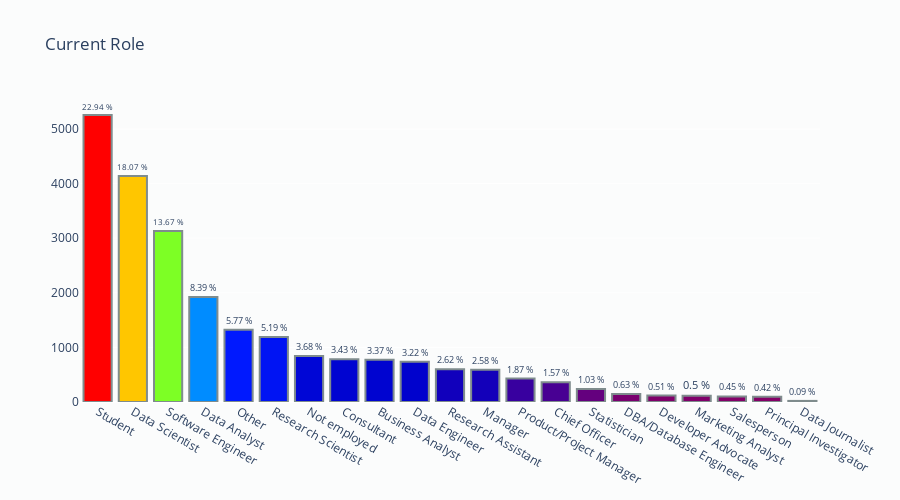

The cell this chart's notebook holds for it:
### Code cell
print(df2018['Q6'][0])
title = 'Current Role'
Horizontal_bar_plot(df, column = 'Q6', title=title, colorscale = 'Rainbow')

### Figure 1 — Plotly figure (JSON) as saved in the notebook; plotly's stock layout.template omitted (floating-point values rounded to 4 significant figures)
{"data": [{"marker": {"color": [5253, 4137, 3130, 1922, 1322, 1189, 842, 785, 772, 737, 600, 590, 428, 360, 237, 145, 117, 115, 102, 97, 20], "colorscale": [[0, "rgb(150,0,90)"], [0.125, "rgb(0,0,200)"], [0.25, "rgb(0,25,255)"], [0.375, "rgb(0,152,255)"], [0.5, "rgb(44,255,150)"], [0.625, "rgb(151,255,0)"], [0.75, "rgb(255,234,0)"], [0.875, "rgb(255,111,0)"], [1, "rgb(255,0,0)"]], "line": {"color": "rgb(127,140,141)", "width": 2}}, "name": "", "orientation": "v", "text": ["22.94 %", "18.07 %", "13.67 %", "8.39 %", "5.77 %", "5.19 %", "3.68 %", "3.43 %", "3.37 %", "3.22 %", "2.62 %", "2.58 %", "1.87 %", "1.57 %", "1.03 %", "0.63 %", "0.51 %", "0.5 %", "0.45 %", "0.42 %", "0.09 %"], "textposition": "outside", "type": "bar", "x": ["Student", "Data Scientist", "Software Engineer", "Data Analyst", "Other", "Research Scientist", "Not employed", "Consultant", "Business Analyst", "Data Engineer", "Research Assistant", "Manager", "Product/Project Manager", "Chief Officer", "Statistician", "DBA/Database Engineer", "Developer Advocate", "Marketing Analyst", "Salesperson", "Principal Investigator", "Data Journalist"], "y": [5253, 4137, 3130, 1922, 1322, 1189, 842, 785, 772, 737, 600, 590, 428, 360, 237, 145, 117, 115, 102, 97, 20]}], "layout": {"height": 500, "paper_bgcolor": "rgb(251, 252, 252)", "plot_bgcolor": "rgb(251, 252, 252)", "title": {"text": "Current Role"}, "width": 900, "yaxis": {"automargin": true}}}
